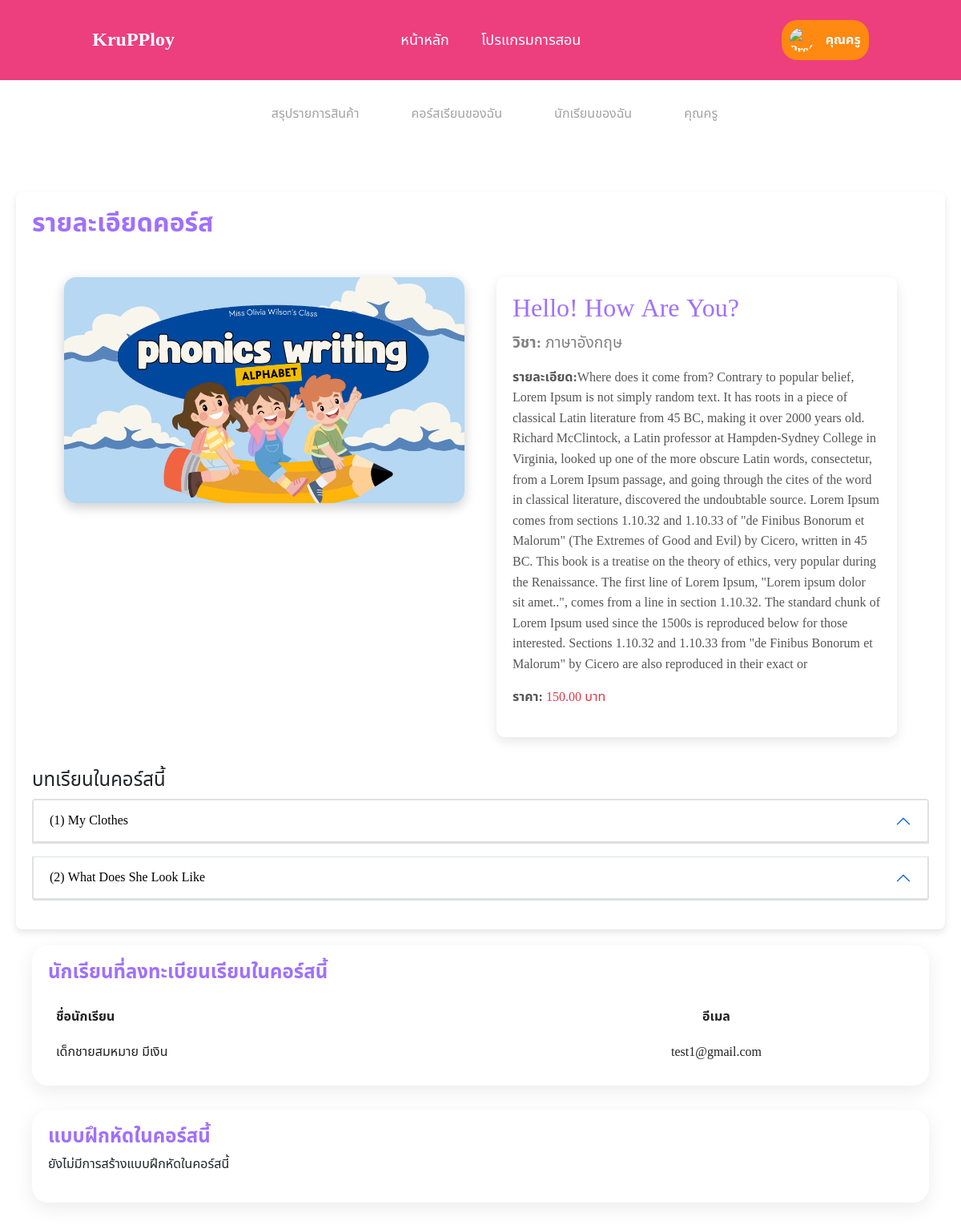
The app's page /teacher/course_detail.php?course_id=87 (signed in) with its own data.
### tables this page shows
CREATE TABLE `courses` (
  `id` int(11) NOT NULL,
  `cover_image` varchar(255) NOT NULL,
  `video_link` varchar(255) DEFAULT NULL,
  `course_name` varchar(255) NOT NULL,
  `course_content` text NOT NULL,
  `subject` enum('ภาษาอังกฤษ','ภาษาไทย','คณิตศาสตร์') NOT NULL,
  `price` decimal(10,2) NOT NULL,
  `user_id` int(11) DEFAULT NULL,
  `rating` int(20) NOT NULL
);

CREATE TABLE `lessons` (
  `id` int(11) NOT NULL,
  `course_id` int(11) NOT NULL,
  `lesson_title` varchar(255) NOT NULL,
  `lesson_content` text DEFAULT NULL,
  `video_link` varchar(255) DEFAULT NULL,
  `created_at` timestamp NOT NULL DEFAULT current_timestamp()
);

CREATE TABLE `course_purchases` (
  `id` int(11) NOT NULL,
  `student_id` int(11) DEFAULT NULL,
  `course_id` int(11) DEFAULT NULL,
  `purchase_date` datetime DEFAULT NULL,
  `slip_image` varchar(255) DEFAULT NULL,
  `status` enum('รอตรวจสอบ','ยืนยันแล้ว') DEFAULT 'รอตรวจสอบ',
  `confirmation_date` datetime DEFAULT NULL,
  `expiry_date` datetime DEFAULT NULL,
  `price` int(11) NOT NULL
);

CREATE TABLE `user` (
  `id` int(11) NOT NULL,
  `email` varchar(50) NOT NULL,
  `password` varchar(50) NOT NULL,
  `fname` varchar(50) NOT NULL,
  `lname` varchar(50) NOT NULL,
  `role` varchar(50) NOT NULL,
  `profile_pic` varchar(100) NOT NULL,
  `bank_slip_image` varchar(255) NOT NULL,
  `reset_token` varchar(255) DEFAULT NULL,
  `token_expiry` datetime DEFAULT NULL
);

### teacher/course_detail.php (the view, shortened to what this page needs)
<?php
require_once "../components/database.php";
if (isset($_GET['course_id'])) {
    $course_id = $_GET['course_id'];
    $query = "SELECT * FROM courses WHERE id = '$course_id'";
    $result = mysqli_query($conn, $query);
    $lessons_query = "SELECT * FROM lessons WHERE course_id = '$course_id'";
    $lessons_result = mysqli_query($conn, $lessons_query);
    if ($result && mysqli_num_rows($result) > 0) {
        $course = mysqli_fetch_assoc($result);
    } else {
        echo "ไม่พบคอร์สที่เลือก";
        exit();
    }
    $students_query = "SELECT cp.id, CONCAT(u.fname, ' ', u.lname) AS username, u.email FROM user u
                       INNER JOIN course_purchases cp ON u.id = cp.student_id
                       WHERE cp.course_id = '$course_id'";
    $students_result = mysqli_query($conn, $students_query);
    $exercises_query = "SELECT * FROM exercises WHERE course_id = '$course_id'";
    $exercises_result = mysqli_query($conn, $exercises_query);
} else {
    echo "ไม่มีการส่งค่า course_id มา";
    exit();
}
?>
<!DOCTYPE html>
<html lang="en">
<head>
    <link href="https://cdn.jsdelivr.net/npm/bootstrap@5.0.2/dist/css/bootstrap.min.css" rel="stylesheet">
    <link rel="stylesheet" href="../css/teacher.css">
    <link rel="stylesheet" href="https://cdnjs.cloudflare.com/ajax/libs/font-awesome/5.15.3/css/all.min.css">
    <link rel="stylesheet" href="https://cdnjs.cloudflare.com/ajax/libs/font-awesome/4.7.0/css/font-awesome.min.css">
</head>
<body>
    <?php include '../components/teacher_header.php'; ?>
    <div class="sidebar">
        <ul>
            <li><a href="program.php"><img src="icon-overview.svg" alt=""> สรุปรายการสินค้า</a></li>
            <li><a href="mycourse.php"><img src="icon-courses.svg" alt=""> คอร์สเรียนของฉัน</a></li>
            <li><a href="mystudent.php"><img src="icon-path.svg" alt=""> นักเรียนของฉัน</a></li>
            <li><a href="myteacher.php"><img src="icon-path.svg" alt=""> คุณครู</a></li>
        </ul>
    </div>
    <div class="containner_program">
        <div class="main-content">
            <h2>รายละเอียดคอร์ส</h2>
            <section class="watch-video">
                <div class="video-container">
                    <div class="image">
                        <img src="../uploads/covers/<?php echo $course['cover_image']; ?>" alt="course image" class="course-cover-image">
                    </div>
                </div>
                <div class="course-details1">
                    <h4 class="course-title1"><?php echo $course['course_name']; ?></h4>
                    <p class="course-subject1"><strong>วิชา: </strong><?php echo $course['subject']; ?></p>
                    <p class="course-description1"><strong>รายละเอียด:</strong><?php echo $course['course_content']; ?></p>
                    <p class="course-description1"><strong>ราคา:</strong> <span class="text-danger"><?= number_format($course['price'], 2); ?> บาท</span></p>
                </div>
            </section>
            <div class="lessons-dropdown">
                <h4>บทเรียนในคอร์สนี้</h4>
                <?php if (mysqli_num_rows($lessons_result) > 0): ?>
                    <div class="accordion" id="lessonsAccordion">
                        <?php while ($lesson = mysqli_fetch_assoc($lessons_result)): ?>
                            <div class="accordion-item">
                                <h2 class="accordion-header" id="heading<?= $lesson['id']; ?>">
                                    <button class="accordion-button" type="button" data-bs-toggle="collapse" data-bs-target="#collapse<?= $lesson['id']; ?>" aria-expanded="true" aria-controls="collapse<?= $lesson['id']; ?>">
                                        <?= $lesson['lesson_title']; ?>
                                    </button>
                                </h2>
                            </div>
                        <?php endwhile; ?>
                    </div>
                <?php else: ?>
                    <p>ยังไม่มีบทเรียนในคอร์สนี้</p>
                <?php endif; ?>
            </div>
        </div>
        <div class="details">
            <div class="recentOrders">
                <div class="cardHeader">
                    <h4>นักเรียนที่ลงทะเบียนเรียนในคอร์สนี้</h4>
                </div>
                <?php if (mysqli_num_rows($students_result) > 0): ?>
                    <table>
                        <thead>
                            <tr>
                                <td>ชื่อนักเรียน</td>
                                <td>อีเมล</td>
                            </tr>
                        </thead>
                        <tbody>
                            <?php while ($student = mysqli_fetch_assoc($students_result)): ?>
                                <tr>
                                    <td><?= $student['username']; ?></td>
                                    <td><?= $student['email']; ?></td>
                                </tr>
                            <?php endwhile; ?>
                        </tbody>
                    </table>
                <?php else: ?>
                    <p>ยังไม่มีนักเรียนลงทะเบียนในคอร์สนี้</p>
                <?php endif; ?>
            </div>
            <div class="recentOrders">
                <div class="cardHeader">
                    <h4>แบบฝึกหัดในคอร์สนี้</h4>
                </div>
                <?php if (mysqli_num_rows($exercises_result) > 0): ?>
                    <table>
                        <thead>
                            <tr>
                                <td>ชื่อแบบฝึกหัด</td>
                                <td>สร้างเมื่อวันที่</td>
                                <td>การจัดการ</td>
                            </tr>
                        </thead>
                        <tbody>
                            <?php while ($exercise = mysqli_fetch_assoc($exercises_result)): ?>
                                <tr>
                                    <td><?= $exercise['exercise_name']; ?></td>
                                    <td><?= $exercise['created_at']; ?></td>
                                    <td>
                                        <form action="delete_exercise.php" method="POST" onsubmit="return confirmDelete();">
                                            <input type="hidden" name="exercise_id" value="<?= $exercise['id']; ?>">
                                            <input type="hidden" name="course_id" value="<?= $course_id; ?>">
                                            <button class="btn btn-danger delete-exercise-btn" data-exercise-id="<?= $exercise['id']; ?>" data-course-id="<?= $course_id; ?>">ลบ</button>
                                        </form>
                                    </td>
                                </tr>
                            <?php endwhile; ?>
                        </tbody>
                    </table>
                <?php else: ?>
                    <p>ยังไม่มีการสร้างแบบฝึกหัดในคอร์สนี้</p>
                <?php endif; ?>
            </div>
        </div>
    </div>
</body>
</html>

### css/teacher.css (style rules this page uses)
* { margin: 0; padding: 0; box-sizing: border-box; font-family: "Noto Sans Thai"; text-decoration: none; list-style: none; }
:root { --blue: #9F70FD; --pink: #ED3E7D; --white: #fff; --gray: #f5f5f5; --black1: #222; --black2: #999; }
.sidebar { width: 250px; padding: 20px; box-sizing: border-box; display: flex; position: fixed; }
.sidebar ul { list-style-type: none; padding: 0; }
.sidebar ul li { margin-bottom: 20px; }
.sidebar ul li a { color: #A3A3A3; text-decoration: none; padding: 10px 15px; display: flex; align-items: center; border-radius: 5px; transition: background-color 0.3s; }
@media screen and (max-width: 1609px) { .sidebar { position: sticky; flex-direction: row; width: 100%; justify-content: center; } }
@media screen and (max-width: 1609px) { .sidebar ul { display: flex; text-align: center; justify-content: center; flex-wrap: wrap; } }
.containner_program { width: 100%; max-width: 1200px; margin: 0 auto; padding: 20px; }
.main-content { background-color: #fff; padding: 20px; border-radius: 8px; box-shadow: 0 4px 8px rgba(0, 0, 0, 0.1); }
.details { position: relative; width: 100%; padding: 20px; display: grid; grid-gap: 30px; }
.details .recentOrders { position: relative; display: grid; min-height: 50px; background: var(--white); padding: 20px; box-shadow: 0 7px 25px rgba(0, 0, 0, 0.08); border-radius: 20px; }
.details .cardHeader { display: flex; justify-content: space-between; align-items: flex-start; }
.main-content h2 { font-weight: 600; color: var(--blue); }
.cardHeader h4 { font-weight: 600; color: var(--blue); }
.details table { width: 100%; border-collapse: collapse; margin-top: 10px; table-layout: fixed; }
.details .recentOrders table { table-layout: auto; }
.details table thead td { font-weight: 600; white-space: nowrap; overflow: hidden; text-overflow: ellipsis; }
.details .recentOrders table tr { color: var(--black1); border-bottom: 1px solid rgba(0, 0, 0, 0.1); }
.details .recentOrders table tr:last-child { border-bottom: none; }
.details .recentOrders table tr td { padding: 10px; }
.details .recentOrders table tr td:last-child { text-align: end; }
.details .recentOrders table tr td:nth-child(1) { text-align: start; }
.details .recentOrders table tr td:nth-child(2) { text-align: center; }
button { padding: 6px 10px; font-size: 12px; font-weight: 500; border-radius: 5px; cursor: pointer; transition: background-color 0.3s ease; color: #fff; display: flex; align-items: center; gap: 5px; border: none; }
.watch-video { display: grid; grid-template-columns: 1fr 1fr; gap: 40px; align-items: start; padding: 40px; border-radius: 15px; }
.course-cover-image { width: 100%; height: auto; border-radius: 15px; box-shadow: 0px 5px 15px rgba(0, 0, 0, 0.2); }
.course-details1 { padding: 20px; background-color: white; border-radius: 10px; box-shadow: 0px 5px 15px rgba(0, 0, 0, 0.1); }
.course-title1 { font-size: 2rem; color: #9F70FD; margin-bottom: 10px; word-break: break-word; white-space: normal; line-height: 1.2; }
.course-subject1 { font-size: 1.2rem; color: #838383; margin-bottom: 15px; }
.course-description1 { font-size: 1rem; color: #555; line-height: 1.6; }
.accordion-item { margin-bottom: 1rem; }
.accordion-button { background-color: #fff; color: #000; border: 0.5px solid #dee2e6; max-width: 100%; }
.accordion-button:not(.collapsed) { background-color: #fff; color: #000; }

### records on screen
courses: cover_image (picture), course_name "Hello! How Are You?", subject "ภาษาอังกฤษ", course_content "Where does it come from? Contrary to popular belief, Lorem Ipsum is not simply random text. It has roots in a piece of classical Latin literature from 45 BC, making it over 2000 years old. Richard McClintock, a Latin professor at Hampden-Sydney College in Virginia, looked up one of the more obscure Latin words, consectetur, from a Lorem Ipsum passage, and going through the cites of the word in classical literature, discovered the undoubtable source. Lorem Ipsum comes from sections 1.10.32 and 1.10.33 of \"de Finibus Bonorum et Malorum\" (The Extremes of Good and Evil) by Cicero, written in 45 BC. This book is a treatise on the theory of ethics, very popular during the Renaissance. The first…", price "150.00"
lessons: lesson_title "(1) My Clothes"
lessons: lesson_title "(2) What Does She Look Like"
course_purchases: username "เด็กชายสมหมาย มีเงิน", student.email "test1@gmail.com"
